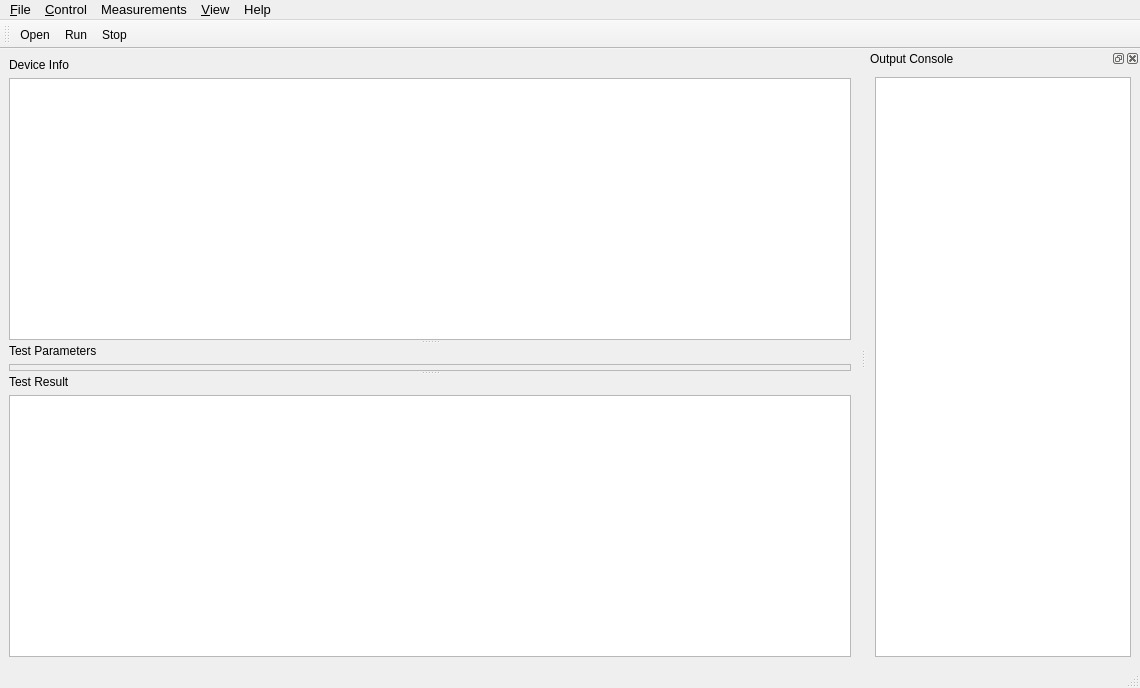
<?xml version="1.0" encoding="UTF-8"?>
<ui version="4.0">
 <class>CalMain</class>
 <widget class="QMainWindow" name="CalMain">
  <property name="geometry">
   <rect>
    <x>0</x>
    <y>0</y>
    <width>1140</width>
    <height>688</height>
   </rect>
  </property>
  <property name="windowTitle">
   <string>MainWindow</string>
  </property>
  <widget class="QWidget" name="centralwidget">
   <layout class="QHBoxLayout" name="horizontalLayout_2">
    <item>
     <widget class="QSplitter" name="splitter_2">
      <property name="orientation">
       <enum>Qt::Horizontal</enum>
      </property>
      <widget class="QSplitter" name="splitter">
       <property name="orientation">
        <enum>Qt::Vertical</enum>
       </property>
       <widget class="QWidget" name="layoutWidget">
        <layout class="QVBoxLayout" name="verticalLayout_2">
         <item>
          <widget class="QLabel" name="label_2">
           <property name="text">
            <string>Device Info</string>
           </property>
           <property name="buddy">
            <cstring>deviceInfo</cstring>
           </property>
          </widget>
         </item>
         <item>
          <widget class="QTextBrowser" name="deviceInfo"/>
         </item>
        </layout>
       </widget>
       <widget class="QWidget" name="layoutWidget">
        <layout class="QVBoxLayout" name="verticalLayout_3">
         <item>
          <widget class="QLabel" name="label_3">
           <property name="text">
            <string>Test Parameters</string>
           </property>
          </widget>
         </item>
         <item>
          <widget class="QFrame" name="testParameterFrame">
           <property name="frameShape">
            <enum>QFrame::StyledPanel</enum>
           </property>
           <property name="frameShadow">
            <enum>QFrame::Raised</enum>
           </property>
          </widget>
         </item>
        </layout>
       </widget>
       <widget class="QWidget" name="layoutWidget">
        <layout class="QVBoxLayout" name="verticalLayout_4">
         <item>
          <widget class="QLabel" name="label_4">
           <property name="text">
            <string>Test Result</string>
           </property>
           <property name="buddy">
            <cstring>testResult</cstring>
           </property>
          </widget>
         </item>
         <item>
          <widget class="QTextBrowser" name="testResult">
           <property name="font">
            <font>
             <pointsize>10</pointsize>
            </font>
           </property>
          </widget>
         </item>
        </layout>
       </widget>
      </widget>
     </widget>
    </item>
   </layout>
  </widget>
  <widget class="QMenuBar" name="menubar">
   <property name="geometry">
    <rect>
     <x>0</x>
     <y>0</y>
     <width>1140</width>
     <height>29</height>
    </rect>
   </property>
   <property name="font">
    <font>
     <pointsize>10</pointsize>
    </font>
   </property>
   <widget class="QMenu" name="menu_File">
    <property name="title">
     <string>&amp;File</string>
    </property>
    <addaction name="action_Open"/>
    <addaction name="separator"/>
    <addaction name="actionQuit"/>
   </widget>
   <widget class="QMenu" name="menu_Control">
    <property name="title">
     <string>&amp;Control</string>
    </property>
    <addaction name="actionConnect"/>
    <addaction name="actionDisconnect"/>
   </widget>
   <widget class="QMenu" name="menu_View">
    <property name="title">
     <string>&amp;View</string>
    </property>
    <addaction name="actionConsole"/>
   </widget>
   <widget class="QMenu" name="menuHelp">
    <property name="title">
     <string>Help</string>
    </property>
   </widget>
   <widget class="QMenu" name="menuMeasurements">
    <property name="title">
     <string>Measurements</string>
    </property>
   </widget>
   <addaction name="menu_File"/>
   <addaction name="menu_Control"/>
   <addaction name="menuMeasurements"/>
   <addaction name="menu_View"/>
   <addaction name="menuHelp"/>
  </widget>
  <widget class="QStatusBar" name="statusbar">
   <property name="font">
    <font>
     <pointsize>10</pointsize>
    </font>
   </property>
  </widget>
  <widget class="QToolBar" name="toolBar">
   <property name="windowTitle">
    <string>toolBar</string>
   </property>
   <attribute name="toolBarArea">
    <enum>TopToolBarArea</enum>
   </attribute>
   <attribute name="toolBarBreak">
    <bool>false</bool>
   </attribute>
   <addaction name="action_Open"/>
   <addaction name="actionRun"/>
   <addaction name="actionStop"/>
  </widget>
  <widget class="QDockWidget" name="loggingDockWidget">
   <property name="toolTip">
    <string extracomment="Logging console"/>
   </property>
   <property name="whatsThis">
    <string extracomment="Logging console"/>
   </property>
   <property name="floating">
    <bool>false</bool>
   </property>
   <property name="windowTitle">
    <string>Output Console</string>
   </property>
   <attribute name="dockWidgetArea">
    <number>2</number>
   </attribute>
   <widget class="QWidget" name="dockWidgetContents_3">
    <layout class="QHBoxLayout" name="horizontalLayout">
     <item>
      <widget class="QTextBrowser" name="console">
       <property name="font">
        <font>
         <pointsize>10</pointsize>
        </font>
       </property>
      </widget>
     </item>
    </layout>
   </widget>
  </widget>
  <action name="action_New">
   <property name="icon">
    <iconset>
     <normaloff>icons/filenew.png</normaloff>icons/filenew.png</iconset>
   </property>
   <property name="text">
    <string>&amp;New</string>
   </property>
  </action>
  <action name="action_Open">
   <property name="icon">
    <iconset>
     <normaloff>icons/fileopen.png</normaloff>icons/fileopen.png</iconset>
   </property>
   <property name="text">
    <string>&amp;Open</string>
   </property>
  </action>
  <action name="action_Save">
   <property name="icon">
    <iconset>
     <normaloff>icons/filesave.png</normaloff>icons/filesave.png</iconset>
   </property>
   <property name="text">
    <string>&amp;Save</string>
   </property>
  </action>
  <action name="actionE_xit">
   <property name="icon">
    <iconset>
     <normaloff>icons/x.png</normaloff>icons/x.png</iconset>
   </property>
   <property name="text">
    <string>E&amp;xit</string>
   </property>
  </action>
  <action name="actionConnect">
   <property name="text">
    <string>Connect</string>
   </property>
  </action>
  <action name="actionDisconnect">
   <property name="text">
    <string>Disconnect</string>
   </property>
  </action>
  <action name="actionConsole">
   <property name="checkable">
    <bool>true</bool>
   </property>
   <property name="checked">
    <bool>false</bool>
   </property>
   <property name="text">
    <string>Console</string>
   </property>
  </action>
  <action name="actionQuit">
   <property name="text">
    <string>Quit</string>
   </property>
  </action>
  <action name="actionRun">
   <property name="icon">
    <iconset>
     <normaloff>icons/run.png</normaloff>icons/run.png</iconset>
   </property>
   <property name="text">
    <string>Run</string>
   </property>
   <property name="toolTip">
    <string>Start the selected test</string>
   </property>
   <property name="shortcut">
    <string>Alt+R</string>
   </property>
  </action>
  <action name="actionStop">
   <property name="icon">
    <iconset>
     <normaloff>icons/stop.png</normaloff>icons/stop.png</iconset>
   </property>
   <property name="text">
    <string>Stop</string>
   </property>
   <property name="toolTip">
    <string>Abort the current test</string>
   </property>
  </action>
 </widget>
 <resources/>
 <connections>
  <connection>
   <sender>action_Open</sender>
   <signal>triggered()</signal>
   <receiver>CalMain</receiver>
   <slot>onOpen()</slot>
   <hints>
    <hint type="sourcelabel">
     <x>-1</x>
     <y>-1</y>
    </hint>
    <hint type="destinationlabel">
     <x>287</x>
     <y>322</y>
    </hint>
   </hints>
  </connection>
  <connection>
   <sender>action_New</sender>
   <signal>triggered()</signal>
   <receiver>CalMain</receiver>
   <slot>onNew()</slot>
   <hints>
    <hint type="sourcelabel">
     <x>-1</x>
     <y>-1</y>
    </hint>
    <hint type="destinationlabel">
     <x>408</x>
     <y>343</y>
    </hint>
   </hints>
  </connection>
  <connection>
   <sender>action_Save</sender>
   <signal>triggered()</signal>
   <receiver>CalMain</receiver>
   <slot>onSave()</slot>
   <hints>
    <hint type="sourcelabel">
     <x>-1</x>
     <y>-1</y>
    </hint>
    <hint type="destinationlabel">
     <x>408</x>
     <y>343</y>
    </hint>
   </hints>
  </connection>
  <connection>
   <sender>actionE_xit</sender>
   <signal>triggered()</signal>
   <receiver>CalMain</receiver>
   <slot>close()</slot>
   <hints>
    <hint type="sourcelabel">
     <x>-1</x>
     <y>-1</y>
    </hint>
    <hint type="destinationlabel">
     <x>408</x>
     <y>343</y>
    </hint>
   </hints>
  </connection>
  <connection>
   <sender>actionConsole</sender>
   <signal>triggered()</signal>
   <receiver>CalMain</receiver>
   <slot>onConsole()</slot>
   <hints>
    <hint type="sourcelabel">
     <x>-1</x>
     <y>-1</y>
    </hint>
    <hint type="destinationlabel">
     <x>408</x>
     <y>343</y>
    </hint>
   </hints>
  </connection>
  <connection>
   <sender>actionRun</sender>
   <signal>triggered()</signal>
   <receiver>CalMain</receiver>
   <slot>onRun()</slot>
   <hints>
    <hint type="sourcelabel">
     <x>-1</x>
     <y>-1</y>
    </hint>
    <hint type="destinationlabel">
     <x>408</x>
     <y>343</y>
    </hint>
   </hints>
  </connection>
  <connection>
   <sender>actionStop</sender>
   <signal>triggered()</signal>
   <receiver>CalMain</receiver>
   <slot>onStop()</slot>
   <hints>
    <hint type="sourcelabel">
     <x>-1</x>
     <y>-1</y>
    </hint>
    <hint type="destinationlabel">
     <x>408</x>
     <y>343</y>
    </hint>
   </hints>
  </connection>
  <connection>
   <sender>actionQuit</sender>
   <signal>triggered()</signal>
   <receiver>CalMain</receiver>
   <slot>close()</slot>
   <hints>
    <hint type="sourcelabel">
     <x>-1</x>
     <y>-1</y>
    </hint>
    <hint type="destinationlabel">
     <x>569</x>
     <y>343</y>
    </hint>
   </hints>
  </connection>
  <connection>
   <sender>actionConnect</sender>
   <signal>triggered()</signal>
   <receiver>CalMain</receiver>
   <slot>onConnect()</slot>
   <hints>
    <hint type="sourcelabel">
     <x>-1</x>
     <y>-1</y>
    </hint>
    <hint type="destinationlabel">
     <x>569</x>
     <y>343</y>
    </hint>
   </hints>
  </connection>
  <connection>
   <sender>actionDisconnect</sender>
   <signal>triggered()</signal>
   <receiver>CalMain</receiver>
   <slot>onDisconnect()</slot>
   <hints>
    <hint type="sourcelabel">
     <x>-1</x>
     <y>-1</y>
    </hint>
    <hint type="destinationlabel">
     <x>569</x>
     <y>343</y>
    </hint>
   </hints>
  </connection>
 </connections>
 <slots>
  <slot>onOpen()</slot>
  <slot>onNew()</slot>
  <slot>onSave()</slot>
  <slot>onConsole()</slot>
  <slot>onRun()</slot>
  <slot>onStop()</slot>
  <slot>onPlot()</slot>
  <slot>onTerminal()</slot>
  <slot>onConnect()</slot>
  <slot>onDisconnect()</slot>
 </slots>
</ui>
